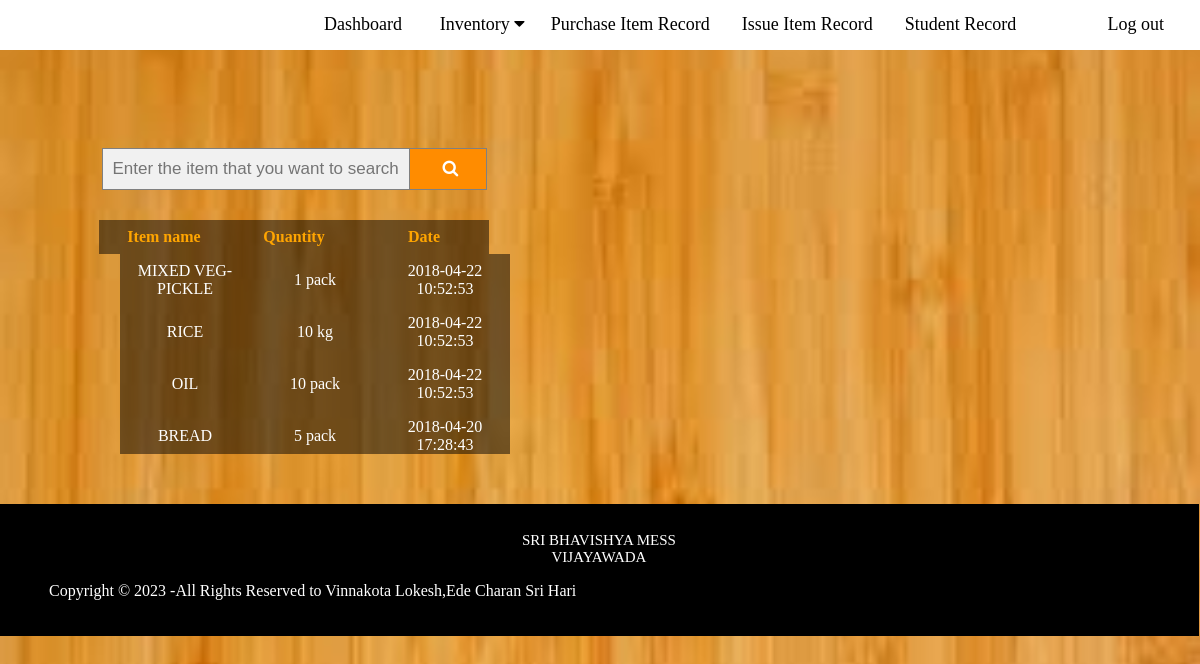
Before: /issuerecord.php with the older database file.
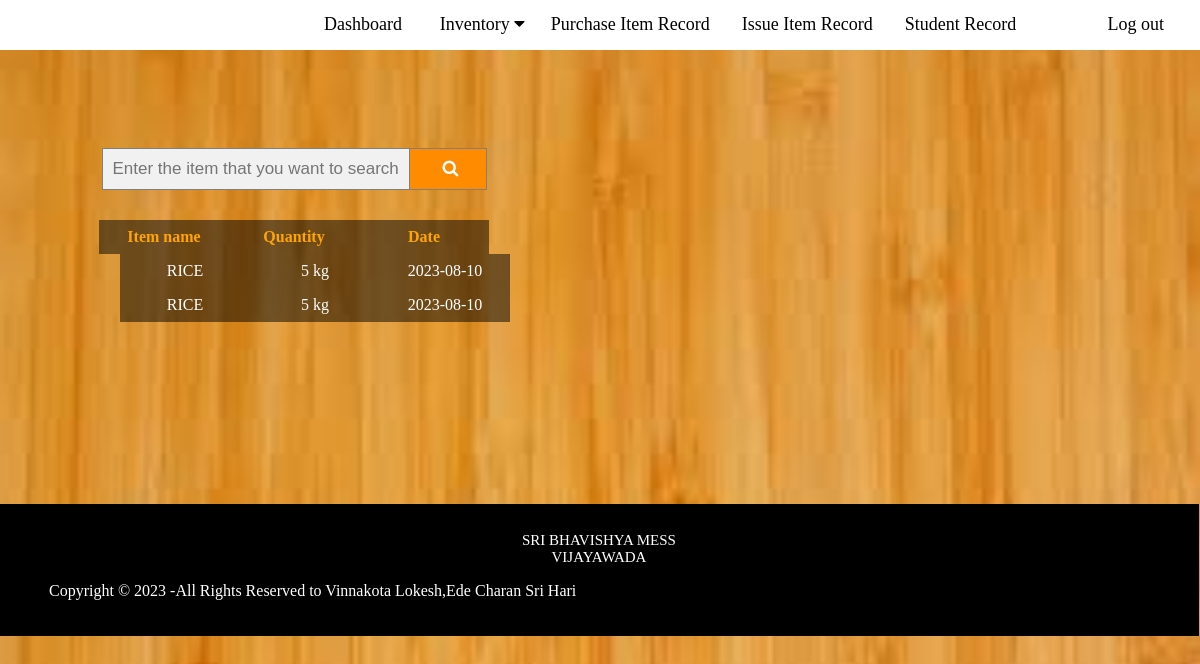
After: the same page with the newer database file.
### tables this page shows
CREATE TABLE `issueitem` (
  `id` int(200) NOT NULL,
  `itemid` int(200) NOT NULL,
  `date` date NOT NULL DEFAULT current_timestamp(),
  `quantity` float NOT NULL,
  `issuecost` int(11) NOT NULL
);

CREATE TABLE `item` (
  `id` int(11) NOT NULL,
  `itemname` varchar(200) NOT NULL
);

CREATE TABLE `stock` (
  `id` int(11) NOT NULL,
  `itemid` int(11) NOT NULL,
  `quantity` float NOT NULL,
  `qunit` varchar(11) NOT NULL
);

### issuerecord.php (the view, shortened to what this page needs)
<!DOCTYPE html>
<html lang="en">
    <head>
        <link type="text/css" rel="stylesheet" href="css/nav.css">
        <link rel="stylesheet" href="https://cdnjs.cloudflare.com/ajax/libs/font-awesome/4.7.0/css/font-awesome.min.css">
    </head>
<body>
    <div class="navbar"  style="margin-top:-18px; width:100%; position: -webkit-sticky;position: sticky; top: 0px;">
     <ul>
      <a href="home.php">Dashboard</a>
    <div class="dropdown">
    <button class="dropbtn">Inventory
      <i class="fa fa-caret-down"></i>
    </button>
    </div>
     <a href="purchaserecord.php">Purchase Item Record</a>
     <a href="">Issue Item Record</a>
     <a href="studentrecord.php">Student Record</a>
     <a href="logout.php" style="float: right; margin-right: 20px;">Log out</a>
    </ul>
  </div>
  <div id="" style="margin-top:100px; margin-left:-51%">
      <form action="#" method="post" class="example" style="margin:auto;max-width:385px">
          <input type="text" name="searchitem" placeholder="Enter the item that you want to search">
          <button type="submit" name="submit"><i class="fa fa-search" style="width:10px; height:10px;"></i></button>
      </form>
  </div>
   <?php
                include("admindbconn.php");
                 $sqlget = "SELECT c . * , p . * ,t . qunit FROM issueitem c, item p, stock t WHERE c.itemid = p.id and p.id = t.itemid";
                $sqldata = mysqli_query($dbconn, $sqlget) or die('error getting');
            ?>
             <center><table style="margin-top:30px; margin-left:-51%">
            <tr>
                <th>Item name </th>
                <th>Quantity </th>
                <th>Date </th>
            </tr>
               </table></center>
            <div id="scroll">
            <center><table style="">
            <?php
                while($row = mysqli_fetch_array($sqldata, MYSQLI_ASSOC)) {
            ?>
            <tr>
                <td><?php echo strtoupper($row['itemname']);?> </td>
                <td><?php echo $row['quantity']; echo " ";echo $row['qunit'];?> </td>
                <td><?php echo strtoupper($row['date']);?> </td>
            </tr>
            <?php
                } ?>  </table></center></div>
            <?php include 'footer.php'; ?>
</body>
</html>

### footer.php
<div id="footer" style="width:100%;margin-left:-1px; padding-bottom:20px;"><br>
    <center><p style="color: white; font-family: cursive; margin-top: 10px; font-size: 15px">SRI BHAVISHYA MESS<br> VIJAYAWADA</p></center>
    <p style="margin-left: 50px; color: white;">Copyright &copy; 2023 -All Rights Reserved to Vinnakota Lokesh,Ede Charan Sri Hari</p>
</div>

### css/nav.css (style rules this page uses)
body { background-color: whitesmoke; margin: 0px; }
ul { margin-left: 308px; list-style-type: none; padding: 0px; overflow: hidden; }
.navbar { background-color: white; width:100%; position: -webkit-sticky; position: sticky; height: 50px; margin-top: -18px; top: 0px; }
.navbar a { float: left; font-size: 18px; color: black; text-align: center; padding: 14px 16px; text-decoration: none; font-family: serif; font-style: normal; }
.dropdown { float: left; overflow: hidden; }
.dropdown .dropbtn { font-size: 18px; border: none; outline: none; color: black; padding: 14px 16px; background-color: inherit; font-family: serif; font-style: normal; background-color: white; }
button { width: 110%; }
#footer { background-color: black; width: 100px; margin-top: 50px; }

### issuerecord.php (style rules this page uses)
body { background-color: whitesmoke; background-image: url(../img/xyz.jpg); background-size: cover; }
table { border-collapse: collapse; width: auto; background-color: rgb(0,0,0,0.5); }
th, td { text-align: center; padding: 8px; width: 130px; backface-visibility: hidden; }
tr:nth-child(even) { background-color: rgb(0,0,0,0.0); color:white }
tr:nth-child(odd) { background-color:rgb(0,0,0,0.0); color:white ; }
th { background-color: rgb(0,0,0,0.0); color: orange; width: 130px; }
#scroll { width:390px; height:200px; overflow-y:auto; overflow-x:auto; margin-top: 0px; margin-left:10%; }
* { box-sizing: border-box; }
form.example input[type=text] { padding: 10px; font-size: 17px; border: 1px solid grey; float: left; width: 80%; background: #f1f1f1; }
form.example button { float: left; width: 20%; padding: 10px; background: darkorange; color: white; font-size: 17px; border: 1px solid grey; border-left: none; cursor: pointer; }
form.example::after { content: ""; clear: both; display: table; }

Changed rows visible on the page:
removed issueitem: itemid.itemname "MIXED VEG-PICKLE", quantity "1", stock.qunit "pack", date "2018-04-22 10:52:53"
removed issueitem: itemid.itemname "RICE", quantity "10", stock.qunit "kg", date "2018-04-22 10:52:53"
removed issueitem: itemid.itemname "OIL", quantity "10", stock.qunit "pack", date "2018-04-22 10:52:53"
removed issueitem: itemid.itemname "BREAD", quantity "5", stock.qunit "pack", date "2018-04-20 17:28:43"
added issueitem: itemid.itemname "RICE", quantity "5", stock.qunit "kg", date "2023-08-10"
added issueitem: itemid.itemname "RICE", quantity "5", stock.qunit "kg", date "2023-08-10"
